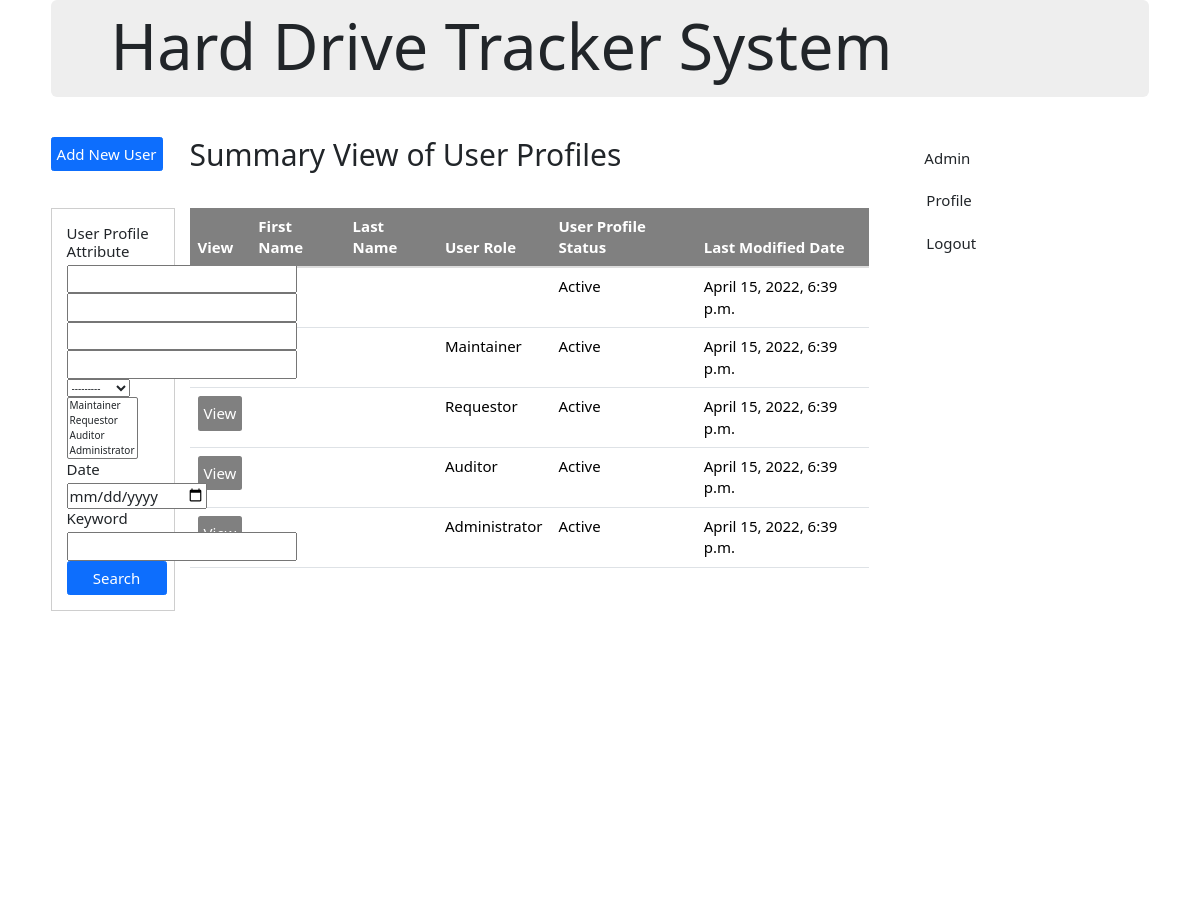
/view_all_profiles/ (signed in), run on the app's committed database.
### users/models.py (models this page shows)
class UserProfile(AbstractUser):
    class MockGroupIs(models.TextChoices):
        MAINTAINER = 'Maintainer'
        REQUESTOR = 'Requestor'
    class Status(models.TextChoices):
        PENDING = 'Pending'
        ACTIVE = 'Active'
        DISABLED = 'Disabled'
        ARCHIVED = 'Archived'
    direct_supervisor_email = models.EmailField()
    branch_chief_email = models.EmailField()
    status = models.CharField(max_length = 20, choices= Status.choices, default=Status.PENDING)
    last_modified_date = models.DateField(default=timezone.now, blank=True)
    mock_group_is = models.CharField(max_length=20, choices=MockGroupIs.choices, default=MockGroupIs.MAINTAINER)

### main/views/views.py (the view)
# urls.py: path('view_all_profiles/', views.view_all_profiles, name="view_all_profiles"),
@login_required(login_url='main:login')
def view_all_profiles(request):
    if not is_in_groups(request, "Auditor", "Administrator"):
        return redirect('main:index')
    user_profiles = UserProfile.objects.all()
    profile_filter = UserProfilesFilter(request.GET, queryset=user_profiles)
    user_profiles = profile_filter.qs
    context = {"userProfiles" : user_profiles, "profileFilter" : profile_filter}
    return render(request, 'maintainer/view_all_profiles.html', context)

### main/templatetags/has_group.py (called while the page is built)
@register.filter(name='has_group')
def has_group(user, group_name):
    print("Has=Group")
    if user.groups.filter(name="Maintainer").exists():
        if group_name == "Requestor" and user.mock_group_is == UserProfile.MockGroupIs.REQUESTOR:
            return True
        return group_name=="Maintainer" and user.mock_group_is == UserProfile.MockGroupIs.MAINTAINER
    return user.groups.filter(name=group_name).exists()

### main/views/util.py (called while the page is built)
def is_in_groups(request, *groups):
    if request.user.is_staff:
        return True
    for group in groups:
        if request.user.groups.filter(name=group).exists():
            return True
    return False

### main/templates/maintainer/view_all_profiles.html (shortened to what this page needs)
{% extends "main/base.html" %}
{% load bootstrap %}
{% block content %}
<main class="content" style="margin-left:0%;margin-right:0%;">
   <div class="row">
      <div class="col-md-2">
         <a class="btn btn-primary"
            href="{% url 'main:create_user_profile'%}">Add New User</a>
         <br><br>
      </div>
      <div class="col">
         <h3>Summary View of User Profiles</h3>
         <br><br>
      </div>
   </div>
  <div class="row">
     <div class="col-md-2">
        <div class="row">
           <div class="col">
              <div class="container-fluid" style="border:1px solid #cecece;">
                 <form method="get">
                    <br>
                     <h4> User Profile Attribute</h4>
                        {{profileFilter.form.first_name | bootstrap}}
                        {{profileFilter.form.last_name | bootstrap}}
                        {{profileFilter.form.email | bootstrap}}
                        {{profileFilter.form.username | bootstrap}}
                        {{profileFilter.form.status | bootstrap}}
                        {{profileFilter.form.groups | bootstrap}}
                     <h4>Date</h4>
                        {{profileFilter.form.last_modified_date | bootstrap}}
                     <h4>Keyword</h4>
                        {{profileFilter.form.keyword | bootstrap}}
                     <button class="btn btn-primary" type="submit" style="width:100px;">Search</button>
                     <br><br>
                 </form>
              </div>
           </div>
        </div>
        <br>
      </div>
        <div class="col">
            <div class="row">
               <div class="tableFixHead">
                  <div class="scroller">
                     <table class="table table-hover">
                        <thead>
                           <tr>
                              <th scope="col">View</th>
                              <th scope="col">First Name</th>
                              <th scope="col">Last Name</th>
                              <th scope="col">User Role</th>
                              <th scope="col">User Profile Status</th>
                              <th scope="col">Last Modified Date</th>
                           </tr>
                        </thead>
                        <tbody>
                           {% for profile in userProfiles %}
                           <tr>
                              <td><a class="btn"
                                 style="background-color:grey;color:white;"
                                 href="{% url 'main:view_user_profile' profile.id %}">View</a></td>
                              <td>{{profile.first_name}}</td>
                              <td>{{profile.last_name}}</td>
                              <td>
                                 {% for group in profile.groups.all %}
                                 {{ group.name }}
                                 {% endfor %}
                                 </td>
                              <td>{{profile.status}}</td>
                              <td>{{profile.date_joined}}</td>
                           </tr>
                           {% empty %}
                           <h3>No user profiles found.</h3>
                           {% endfor %}
                        </tbody>
                     </table>
                  </div>
               </div>
            </div>
     </div>
  </div>
  </body>
{% endblock %}

### main/templates/main/base.html (style rules this page uses)
.tableFixHead { overflow-y: auto; height: 700px; }
.tableFixHead thead th { position: sticky; top: 0; background-color: grey; color: white; }
.tableFixHead table { border-collapse: collapse; width: 100%; }
.tableFixHead th, td { padding: 8px 16px; }
.tableFixHead th { background: #eee; }
.btn { padding: 5px 5px; font-size: 1.5rem }
.content { display: flex; flex-direction: column; flex: 4; margin-left:3%; margin-right:3%; }
th, td, li { font-size: 1.5rem; }
h3 { font-size: 3rem; }
input { font-size: 1.5rem; }

### data on the page
UserProfile: status "Active", date_joined "April 15, 2022, 6:39 p.m."
UserProfile: status "Active", date_joined "April 15, 2022, 6:39 p.m."
UserProfile: status "Active", date_joined "April 15, 2022, 6:39 p.m."
UserProfile: status "Active", date_joined "April 15, 2022, 6:39 p.m."
UserProfile: status "Active", date_joined "April 15, 2022, 6:39 p.m."

### other printed values
{{ group.name }} "Maintainer"
{{ group.name }} "Requestor"
{{ group.name }} "Auditor"
{{ group.name }} "Administrator"
